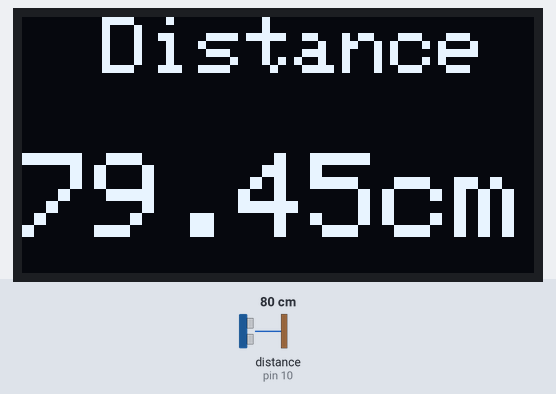
Recording of a program running on a simulated Arduino Nano, built with avr-gcc and run on an emulated ATmega328P. Shown: 128×64 one-colour display. Wiring (inferred from the names in the program): ultrasonic range finder: trigger pin 9; echo pin 10. The inputs (shaded band) are chosen by the test bench; at power-on: distance to the obstacle (sensor on pin 10) 80 cm. The echo pulse lasts 58.3 µs per cm; what the program prints to the serial monitor is not drawn.

Above: at 1.2 s.
1.3 s: distance to the obstacle (sensor on pin 10) set to 98 cm
At 2.2 s:
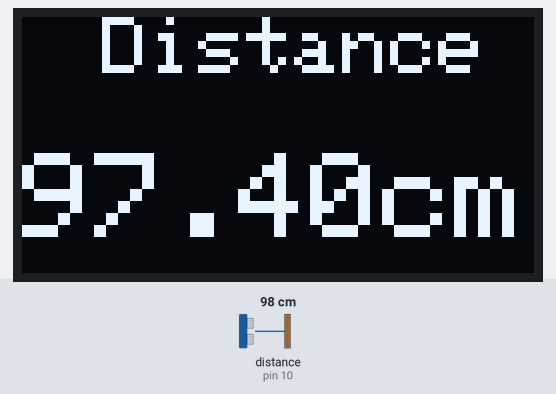
3.1 s: distance to the obstacle (sensor on pin 10) set to 103 cm
At 3.9 s:
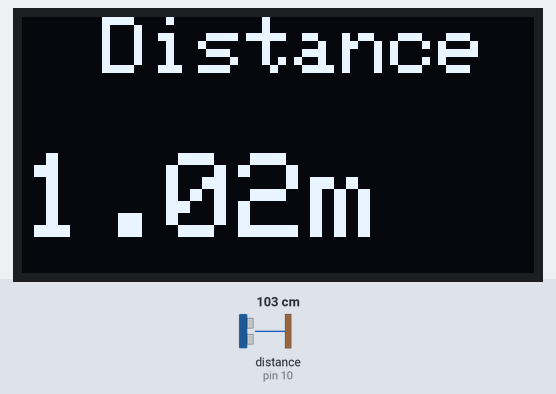
4.6 s: distance to the obstacle (sensor on pin 10) set to 18 cm
At 5.03 s:
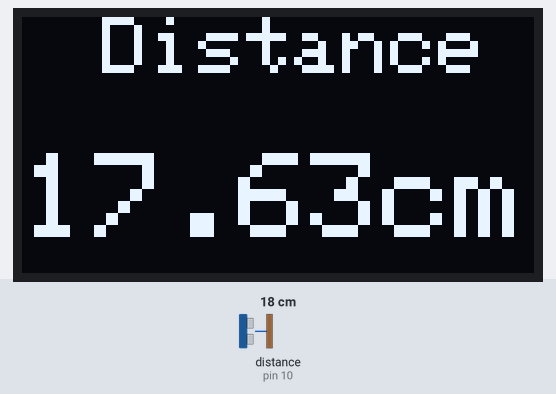
Timing chart, 0 to 7.6 s (numbered marks = the images above; inputs shaded):
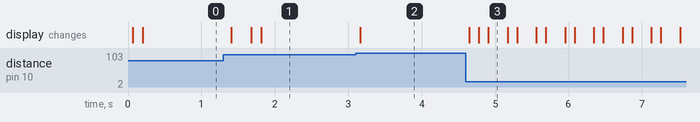

The program:

main.cpp
```cpp
#include <Arduino.h>
#include <Wire.h>
#include <Adafruit_GFX.h>
#include <Adafruit_SSD1306.h>

#define SCREEN_WIDTH 128 // OLED display width, in pixels
#define SCREEN_HEIGHT 64 // OLED display height, in pixels

// Declaration for an SSD1306 display connected to I2C (SDA, SCL pins)
// The pins for I2C are defined by the Wire-library.
// On an arduino NANO:       A4(SDA), A5(SCL)
#define OLED_RESET     -1 // Reset pin # (or -1 if sharing Arduino reset pin)
#define SCREEN_ADDRESS 0x3C ///< See datasheet for Address; 0x3D for 128x64, 0x3C for 128x32
Adafruit_SSD1306 display(SCREEN_WIDTH, SCREEN_HEIGHT, &Wire, OLED_RESET);

#define TRIG_PIN  9
#define ECHO_PIN 10
#define AVGSIZE 5

void printOnOLED(float dist);
float measureDistance(void);
float filteredDistance(uint8_t M);

float distance = 0.0f;
long durationTime = 0;


void setup()
{
  Serial.begin(9600);

  // SSD1306_SWITCHCAPVCC = generate display voltage from 3.3V internally
  display.begin(SSD1306_SWITCHCAPVCC, SCREEN_ADDRESS);
  // Clear the buffer
  display.clearDisplay();
  pinMode(TRIG_PIN,OUTPUT);
  pinMode(ECHO_PIN,INPUT);
}

void loop()
{
  distance = measureDistance();
  // distance = filteredDistance(AVGSIZE);

  printOnOLED(distance);
  // Serial.print("Distance: ");
  Serial.println(distance);
  delay(100);
}

void printOnOLED(float dist)
{
  display.clearDisplay();

  display.setTextSize(2);
  display.setTextColor(WHITE);
  display.setCursor(20, 0);
  display.println("Distance");

  display.setTextSize(3);
  display.setTextColor(WHITE);
  display.setCursor(0, 34);

  if(dist<100)
  {
    display.print(dist);
  display.println("cm");
  }
  else
  {
    display.print(dist/100);
  display.println("m");
  }

  display.display();
}

float measureDistance(void)
{
  digitalWrite(TRIG_PIN,LOW);
  delayMicroseconds(2);

  digitalWrite(TRIG_PIN,HIGH);
  delayMicroseconds(8);
  digitalWrite(TRIG_PIN,LOW);

  durationTime = pulseIn(ECHO_PIN,HIGH);
  return durationTime*0.0342/2;
}

float filteredDistance(uint8_t M)
{
  float dist = 0;
  for(uint8_t i=0; i<M; i++)
  {
    dist += measureDistance();
    delayMicroseconds(100);
  }
  return dist/M;
}
```

Measured:
- the behaviour switches between 100 and 101 cm on distance to the obstacle (sensor on pin 10) (found by bisection; images 1 and 2)
- after the input at 1.3 s, the display: first changes after 0.11 s (image 1 shows a later state)
- after the input at 3.1 s, the display: changes after 0.06 s (image 2)
- after the input at 4.6 s, the display: changes after 0.05 s (image 3)
